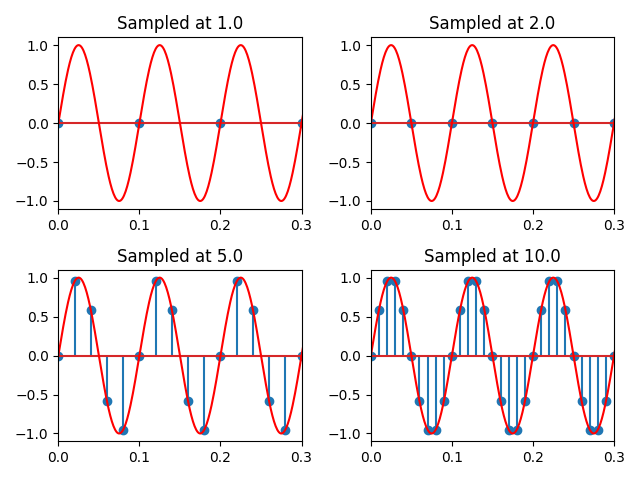

The script that drew this image:
# -*- coding: utf-8 -*-
"""
Created on Wed Nov 16 18:27:39 2022

Illustrates how sampling at the Nyqusit rate can fail to 
adequately capture a signal.  A better choice for minimum
sampling frequency is 5X the signal's highest frequency component. 

@author: mxz50
"""

import numpy as np
from matplotlib import pyplot as plt 

def main():
    srate=1000
    t=np.arange(0,1,1/srate)
    npnts=len(t)
    f=10
    signal=np.sin(2*np.pi*t*f)
    
    # measurement rates
    srates = [10,20,50,100]
    # srates=[15]
    plots=[(0,0),(0,1),(1,0),(1,1)]
    
    for j in range(len(srates)):
        # print(rate)
        T=1/srates[j]
        midx=np.zeros(srates[j],dtype=int)
        mtime=np.arange(0,1,1/srates[j])
        for i in range(srates[j]):
            midx[i]=np.argmin(abs(mtime[i]-t))
        
        plt.subplot2grid((2,2),plots[j])
        plt.stem(t[midx],signal[midx])
        plt.plot(t,signal,'r')
        plt.title(f"Sampled at {srates[j]/f}")
        plt.tight_layout()
        plt.xlim(0,.3)
        
main()
